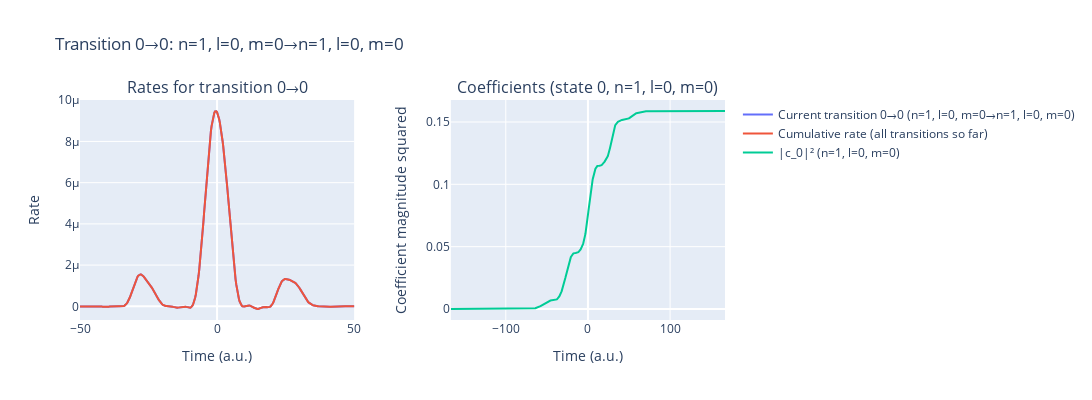

Notebook cell for this chart:
### Code cell
%autoreload 2
laser_pulses.add_pulse(params['lam0'], params['intensity'], params['cep'], params['lam0']/ AtomicUnits.nm / AtomicUnits.speed_of_light)
t_min, t_max = laser_pulses.get_time_interval()
time_recon_4 = np.arange(int(t_min), int(t_max)+1, 0.25)
params['coeffType'] = 'numerical'
params['only_c0_is_1_rest_normal'] = False
params['abs_normal_phase_0'] = True

rateExcited_4 = IonRate(time_recon_4, laser_pulses, params, dT=0.5/8, kernel_type='exact_SFA', excitedStates=True)
laser_pulses.reset()

### Figure 1 — Plotly figure (JSON) as saved in the notebook; plotly's stock layout.template omitted (floating-point values rounded to 4 significant figures; data arrays with more than 128 entries replaced by an {"elided": "..."} marker saying what was removed)
{"data": [{"mode": "lines", "name": "Current transition 0→0 (n=1, l=0, m=0→n=1, l=0, m=0)", "type": "scatter", "x": {"elided": "1332 float values"}, "xaxis": "x", "y": {"elided": "1332 float values"}, "yaxis": "y"}, {"mode": "lines", "name": "Cumulative rate (all transitions so far)", "type": "scatter", "x": {"elided": "1332 float values"}, "xaxis": "x", "y": {"elided": "1332 float values"}, "yaxis": "y"}, {"mode": "lines", "name": "|c_0|² (n=1, l=0, m=0)", "type": "scatter", "x": {"elided": "5339 float values"}, "xaxis": "x2", "y": {"elided": "5339 float values"}, "yaxis": "y2"}], "layout": {"annotations": [{"font": {"size": 16}, "showarrow": false, "text": "Rates for transition 0→0", "x": 0.2125, "xanchor": "center", "xref": "paper", "y": 1, "yanchor": "bottom", "yref": "paper"}, {"font": {"size": 16}, "showarrow": false, "text": "Coefficients (state 0, n=1, l=0, m=0)", "x": 0.7875, "xanchor": "center", "xref": "paper", "y": 1, "yanchor": "bottom", "yref": "paper"}], "height": 400, "title": {"text": "Transition 0→0: n=1, l=0, m=0→n=1, l=0, m=0"}, "width": 1200, "xaxis": {"anchor": "y", "domain": [0, 0.425], "range": [-50, 50], "title": {"text": "Time (a.u.)"}}, "xaxis2": {"anchor": "y2", "domain": [0.575, 1], "title": {"text": "Time (a.u.)"}}, "yaxis": {"anchor": "x", "domain": [0, 1], "title": {"text": "Rate"}}, "yaxis2": {"anchor": "x2", "domain": [0, 1], "title": {"text": "Coefficient magnitude squared"}}}}
